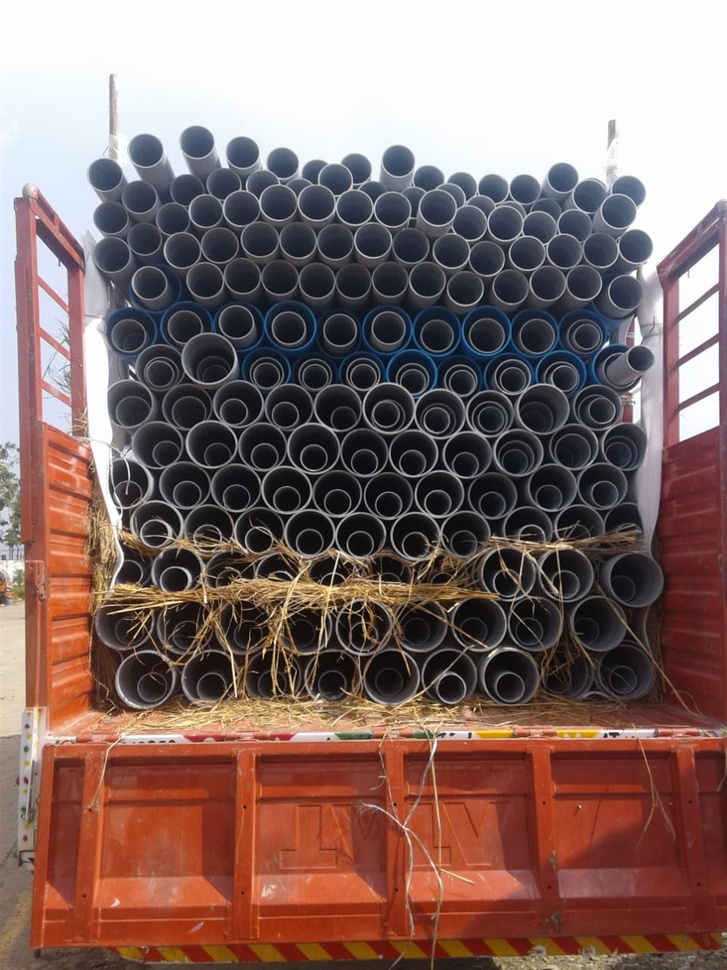
#> input picture opencv Test/truck_with_pipes.jpg, 727 x 970 px, shrunk from 960 x 1280 before the run
$ python truck_with_pipes.py
#> lines starting #> are read from the running program, lines starting #| are printed output that depends on the picture; after the words box and inside, x2 and y2 are one past the last pixel; in counts of white or black regions, pixels touching at a corner belong together
import cv2
import matplotlib
from matplotlib import colors
from matplotlib import pyplot as plt
import numpy as np
import pandas as pd

def show(image):
    # Figure size in inches
    plt.figure(figsize=(15, 15))

    # Show image, with nearest neighbour interpolation
    plt.imshow(image, interpolation='nearest')
    plt.show()

def show_hsv(hsv):
    rgb = cv2.cvtColor(hsv, cv2.COLOR_HSV2BGR)
    show(rgb)

def show_mask(mask):
    # plt.figure(figsize=(10, 10))
    # plt.imshow(mask, cmap='gray')
    # plt.show()

    cv2.imshow("image",mask)
    cv2.waitKey(0)

def overlay_mask(mask, image):
    rgb_mask = cv2.cvtColor(mask, cv2.COLOR_GRAY2RGB)
    img = cv2.addWeighted(rgb_mask, 0.5, image, 0.5, 0)
    show(img)


def show_rgb_hist(image):
    colours = ('r','g','b')
    for i, c in enumerate(colours):
        plt.figure(figsize=(20, 4))
        histr = cv2.calcHist([image], [i], None, [256], [0, 256])
#         plt.plot(histr, color=c, lw=2)

        if c == 'r': colours = [((i/256, 0, 0)) for i in range(0, 256)]
        if c == 'g': colours = [((0, i/256, 0)) for i in range(0, 256)]
        if c == 'b': colours = [((0, 0, i/256)) for i in range(0, 256)]

        plt.bar(range(0, 256), histr, color=colours, edgecolor=colours, width=1)
#         plt.xlim([0, 256])

        plt.show()

def find_biggest_contour(image,main_image):

        # Copy to prevent modification
        image = image.copy()
        contours, hierarchy = cv2.findContours(image, cv2.RETR_LIST, cv2.CHAIN_APPROX_SIMPLE)

        i=0

        count_of_tubes =0
        for cntr in contours:
            # if i == 0:
            #     i = 1
            #     continue

            area = cv2.contourArea(cntr)

            if(area > 100):
                approx = cv2.approxPolyDP(cntr, 0.01 * cv2.arcLength(cntr, True), True)


                # finding center point of shape
                M = cv2.moments(cntr)
                if M['m00'] != 0.0:
                    x = int(M['m10']/M['m00'])
                    y = int(M['m01']/M['m00'])

                # putting shape name at center of each shape
                if len(approx) == 3:
                    continue


                elif len(approx) == 4:
                    continue

                elif len(approx) == 5:
                    continue

                elif len(approx) == 6:
                    continue

                else:
                    count_of_tubes+=1
                    # using drawContours() function
                    cv2.drawContours(main_image, [cntr], 0, (0, 255, 0), 1)

        return (main_image,count_of_tubes)

if __name__== "__main__":
    image = cv2.imread("truck_with_pipes.jpg",1)
#> image is the input picture: shape (970, 727, 3); mean B, G, R 104, 108.3, 132.7

    # setting threshold of gray image
    _, threshold = cv2.threshold(image, 50, 255, cv2.THRESH_BINARY)
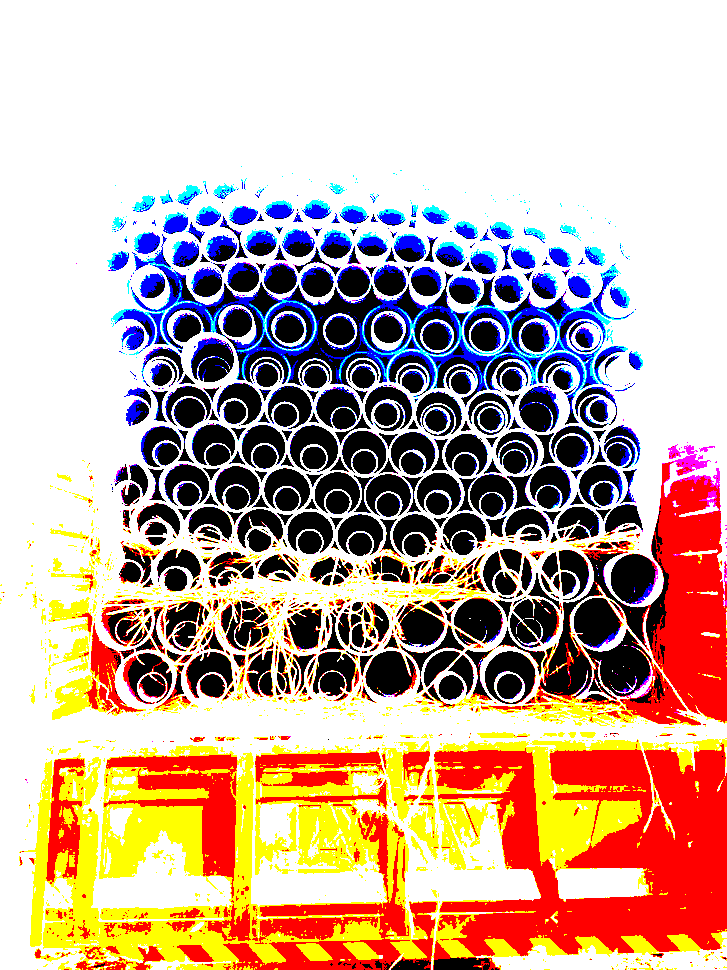
#> threshold: shape (970, 727, 3); mean B, G, R 155.9, 170.7, 199.8

    image_blur_gray = cv2.cvtColor(threshold, cv2.COLOR_RGB2GRAY)
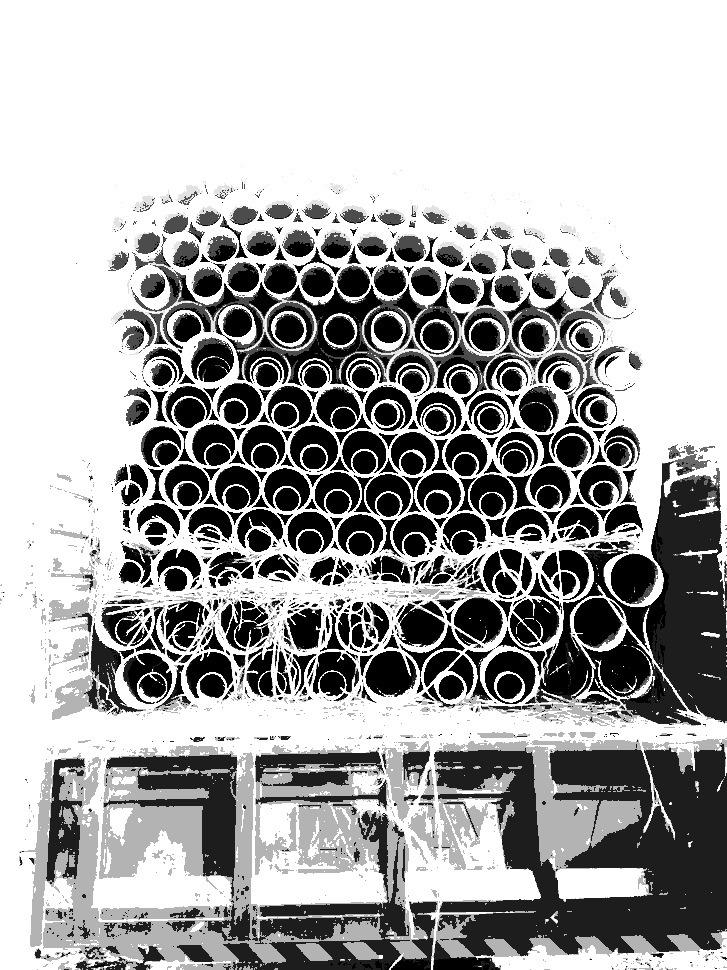
#> image_blur_gray: shape (970, 727); min 0, max 255, mean 169.6


    # Clean up
    kernel = cv2.getStructuringElement(cv2.MORPH_ELLIPSE, (7, 7))

    # Fill small gaps
    image_red_closed = cv2.morphologyEx(image_blur_gray, cv2.MORPH_CLOSE, kernel)
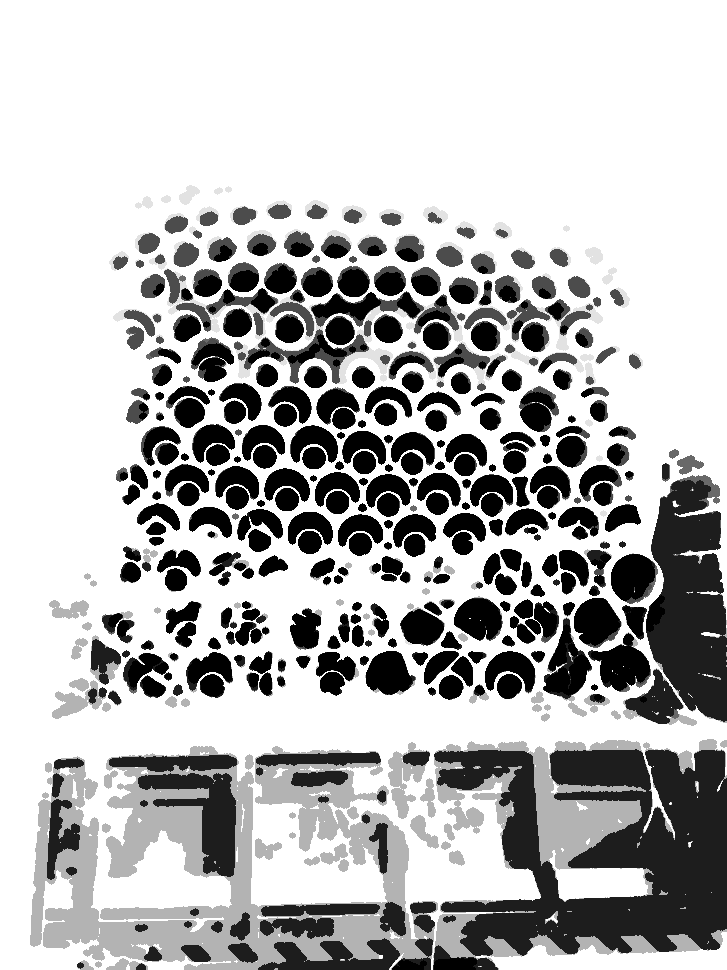
#> image_red_closed: shape (970, 727); min 0, max 255, mean 184.7
    #show_mask(image_red_closed)

    # Remove specks
    image_red_closed_then_opened = cv2.morphologyEx(image_red_closed, cv2.MORPH_OPEN, kernel)
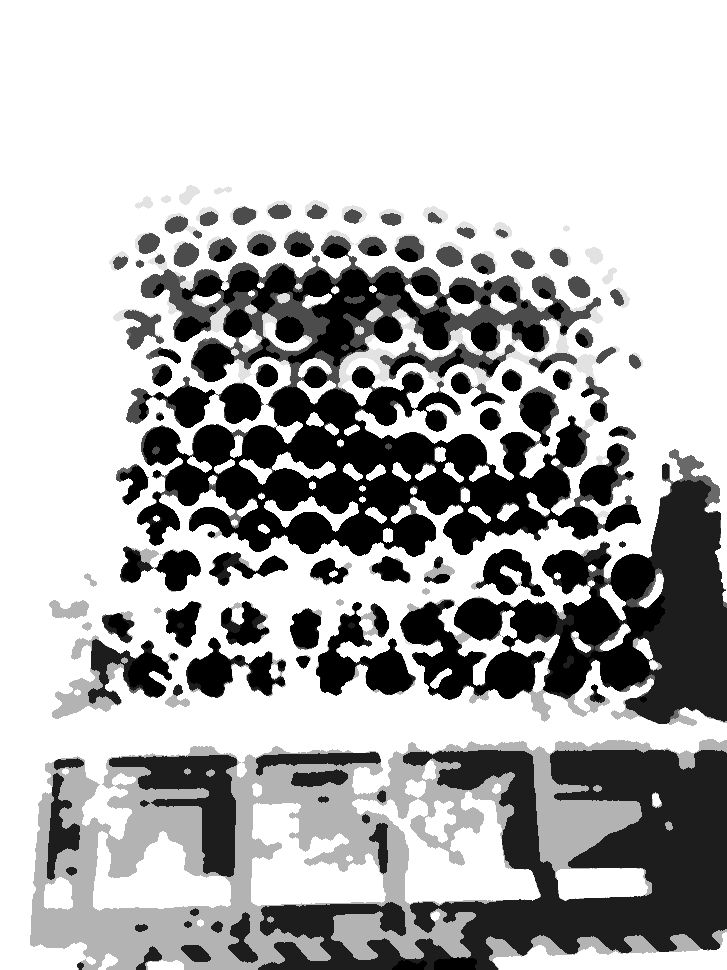
#> image_red_closed_then_opened: shape (970, 727); min 0, max 255, mean 178.9
    # show_mask(image_red_closed_then_opened)

    red_mask = find_biggest_contour(image_red_closed,image)
#> in find_biggest_contour, `contours, hierarchy = cv2.findContours(image, cv2.RETR_LIST, cv2.CHAIN..`: contours = 302 contours, 14 with area under 20; largest, box (x1, y1, x2, y2) and area: (0, 0, 727, 970) 702752, (590, 632, 651, 692) 1939, (573, 597, 621, 647) 1635, (610, 553, 656, 602) 1621, (365, 650, 413, 696) 1552
#> the loop in find_biggest_contour, `for cntr in contours:` made 302 passes
#> (area, x, y) on passes 7, 8, 10, 11, 13, 14, 16, 20, 22, 24, 26, 28: (344.5, 152, 686), (496.5, 450, 686), (512, 508, 685), (446, 211, 685), (233, 265, 683), (135.5, 253, 679), (461, 331, 682), (124, 161, 667), (415, 463, 669), (124.5, 303, 660), (1116.5, 568, 677), (617.5, 141, 667)
#> area on passes 1 to 6: 42, 50, 42, 84.5, 42, 50
#> after the loop in find_biggest_contour, `for cntr in contours:`:
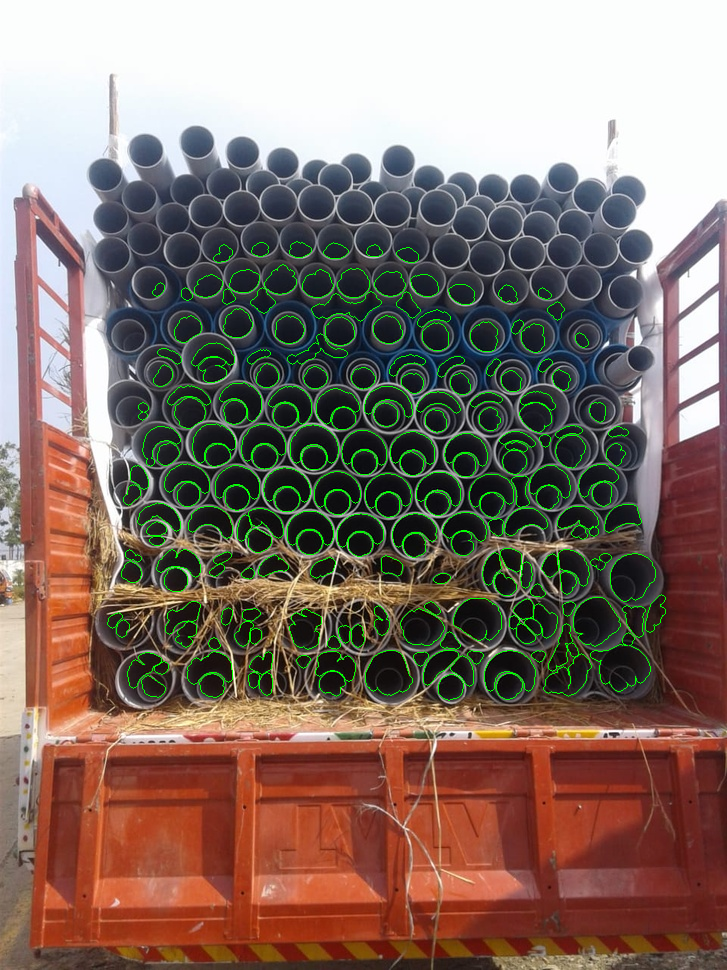
#> main_image: shape (970, 727, 3); mean B, G, R 102.7, 112.6, 131.4
#> after the loop in find_biggest_contour, `for cntr in contours:`: count_of_tubes = 203

    show_mask(red_mask[0])
    print(red_mask[1])
#| 203

    cv2.waitKey(0)
    cv2.destroyAllWindows()
